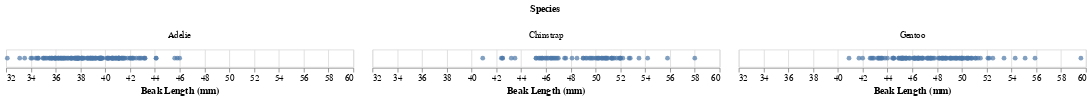

Source (notebook cell):
### Markdown cell above
##### Position on Unaligned Scale

### Code cell
alt.Chart(data).mark_circle().encode(
    x = alt.X('Beak Length (mm):Q', scale=alt.Scale(zero=False)),
    column='Species:N'
)

### Figure 1 — Vega-Lite specification as saved in the notebook (floating-point values rounded to 4 significant figures; data arrays with more than 128 entries replaced by an {"elided": "..."} marker saying what was removed)
{"config": {"view": {"continuousWidth": 400, "continuousHeight": 300}}, "data": {"name": "data-fe71607a42dbd7cdd20b91354e9016c1"}, "mark": "circle", "encoding": {"column": {"type": "nominal", "field": "Species"}, "x": {"type": "quantitative", "field": "Beak Length (mm)", "scale": {"zero": false}}}, "$schema": "https://vega.github.io/schema/vega-lite/v4.8.1.json", "datasets": {"data-fe71607a42dbd7cdd20b91354e9016c1": {"elided": "344 records"}}}
